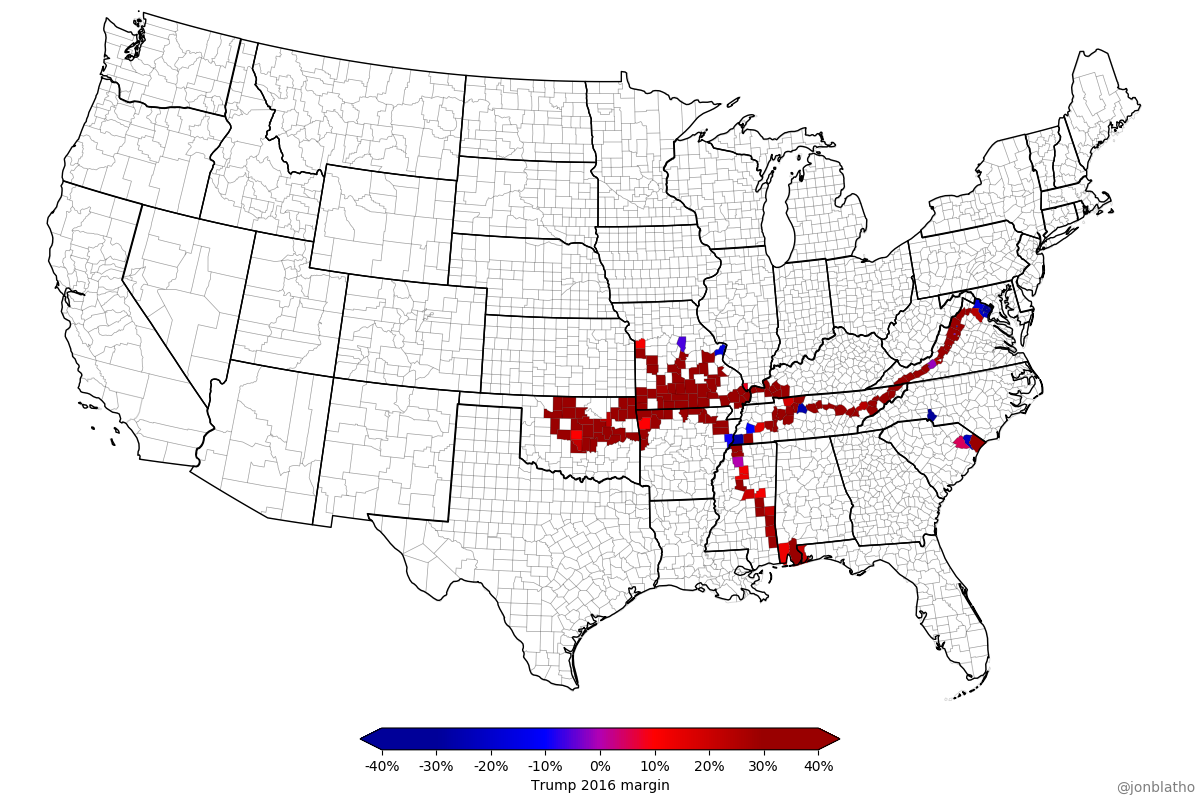

Source code (Python):
import matplotlib as mpl
import matplotlib.pyplot as plt
import cartopy.crs as ccrs
import cartopy.io.shapereader as shpreader

# Set up the figure
fig = plt.figure(figsize=(12,8))
ax = fig.add_axes([0, 0, 1, 1], projection=ccrs.LambertConformal())
ax.set_extent([-120, -72.5, 22, 50], ccrs.Geodetic())
ax.background_patch.set_visible(False)
ax.outline_patch.set_visible(False)

# Set up colormap
ticks = [-1, -0.2, 0, 0.2, 1]
colors = [(0,0,0.6), (0,0,0.6), (0,0,0.8), (0,0,1), (0.7,0,0.7), (1,0,0), (0.8,0,0), (0.6,0,0), (0.6,0,0)]
cmap = mpl.colors.LinearSegmentedColormap.from_list('colors', colors, N=200)
norm = mpl.colors.Normalize(vmin=-40, vmax=40)
cbar = fig.colorbar(mpl.cm.ScalarMappable(norm=norm, cmap=cmap), ax=ax, orientation='horizontal', extend='both', format='%.0f%%', fraction=0.09, pad=0, shrink=0.4)
cbar.set_label("Trump 2016 margin")

# Visited counties
visited = ['29095', '29037', '29083', '29167', '29077', '29109', '29097', '29145', '29119', '29043',
           '29209', '29213', '29225', '29229', '29067', '29153', '29091', '29149', '29203', '29215',
           '29105', '29029', '29131', '29051', '29019', '29510', '29189', '29071', '29055', '29161',
           '29187', '29093', '29179', '29035', '29023', '29207', '29201', '29143', '29133', '29185', # Missouri
           '40003', '40053', '40035', '40115', '40041', '40097', '40143', '40037', '40119', '40103',
           '40047', '40093', '40011', '40017', '40087', '40027', '40109', '40083', '40081', '40125',
           '40133', '40107', '40111', '40091', '40101', '40135', '40131', # Oklahoma
           '05007', '05143', '05033', '05131', '05087', '05015', '05009', '05005', '05049', '05135',
           '05075', '05031', '05111', '05035', # Arkansas
           '47157', '47047', '47075', '47113', '47077', '47039', '47005', '47085', '47081', '47043',
           '47125', '47021', '47147', '47037', '47189', '47159', '47141', '47035', '47145', '47105',
           '47093', '47155', '47089', '47063', '47059', '47179', '47163', # Tennessee
           '21007', '21145', '21157', '21139', '21143', '21033', '21047', '21221', # Kentucky
           '51191', '51173', '51197', '51155', '51121', '51161', '51023', '51163', '51015', '51790',
           '51165', '51750', '51660', '51171', '51187', '51061', '51107', '51153', '51059', '51600',
           '51510', '51013', '51520', # Virginia
           '01003', '01097', # Alabama
           '11001', # Washington, D.C.
           '12033', # Florida
           '28033', '28137', '28107', '28161', '28043', '28015', '28007', '28159', '28099', '28101',
           '28075', '28023', '28153', '28041', # Mississippi
           '37119', # North Carolina
           '17003', # Illinois
           '45041', '45067', '45051' # South Carolina
           ]

# Process election data
file = open('countypres_2016.csv', 'r')
lines = file.readlines()[1:] # Skip header
results = [line.split(',') for line in lines]
visited_results = dict()
for fips_code in visited:
    # Reformat FIPS code to remove leading 0 for state FIPS codes below 10
    if fips_code[0] == '0':
        fips_code = fips_code[1:]

    # Find results for each FIPS code
    county_results = [result for result in results if result[4] == fips_code]
    clinton_result = [result for result in county_results if result[6] == "Hillary Clinton"][0]
    trump_result = [result for result in county_results if result[6] == "Donald Trump"][0]
    margin = (int(trump_result[8]) - int(clinton_result[8]))/int(trump_result[9])

    # Now reset FIPS codes to add back the leading 0 and store results in the dictionary
    if len(fips_code) == 4:
        fips_code = '0' + fips_code
    visited_results[fips_code] = margin

# Draw counties
counties = shpreader.Reader('us_counties_20m.shp').records()
for county in counties:
    fips_code = county.attributes["STATEFP"] + county.attributes["COUNTYFP"]
    if fips_code not in visited:
        ax.add_geometries([county.geometry], ccrs.PlateCarree(), facecolor=(0,0,0,0), edgecolor=(0,0,0,0.2), linewidth=0.5)
    else:
        ax.add_geometries([county.geometry], ccrs.PlateCarree(), facecolor=cmap(norm(visited_results[fips_code]*100)), edgecolor=(0,0,0,0.2), linewidth=0.5)

# Draw state borders atop counties
shapename = 'admin_1_states_provinces_lakes_shp'
states_shp = shpreader.natural_earth(resolution='50m', category='cultural', name=shapename)
states = shpreader.Reader(states_shp).records()

for state in states:
    if state.attributes['iso_a2'] == 'US':
        ax.add_geometries([state.geometry], ccrs.PlateCarree(), facecolor=(0,0,0,0), edgecolor='black')

# Label with my username and save the plot
plt.annotate('@jonblatho', xy=(0.93, 0.01), xycoords='figure fraction', annotation_clip=False, size=10, alpha=0.5)
plt.savefig('map.png')
